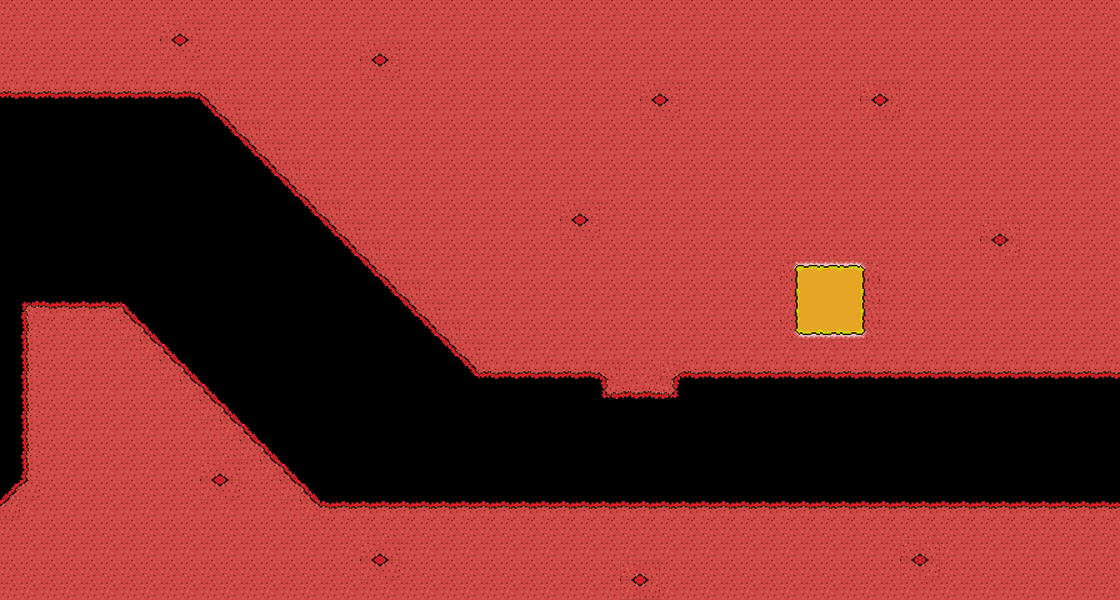

The image is a tile-based game level rendered from a .tmx file. Its description and source (layers, tilesets, objects; grid data summarised) follow:
An orthogonal 56x30 tile map with 20x20 px tiles, 1 tile layer (map2), 2 hidden layers not drawn.

<map version="1.0" orientation="orthogonal" renderorder="right-down" width="56" height="30" tilewidth="20" tileheight="20" nextobjectid="1">
 <tileset firstgid="1" name="MainTileset" tilewidth="20" tileheight="20">
  <image source="ggjtiles.png" width="300" height="360" />
  <tile id="68" terrain="0,0,0,0" />
  <tile id="83" terrain="0,0,0,0" />
 </tileset>
 <layer name="map1" width="56" height="30" visible="0">
  <data>[1680 cells, 560 non-empty, 3 distinct tile ids]</data>
 </layer>
 <layer name="map2" width="56" height="30">
  <data>[1680 cells, 1223 non-empty, 23 distinct tile ids]</data>
 </layer>
 <layer name="map3" width="56" height="30" visible="0">
  <data>[1680 cells, 1157 non-empty, 36 distinct tile ids]</data>
 </layer>
</map>
